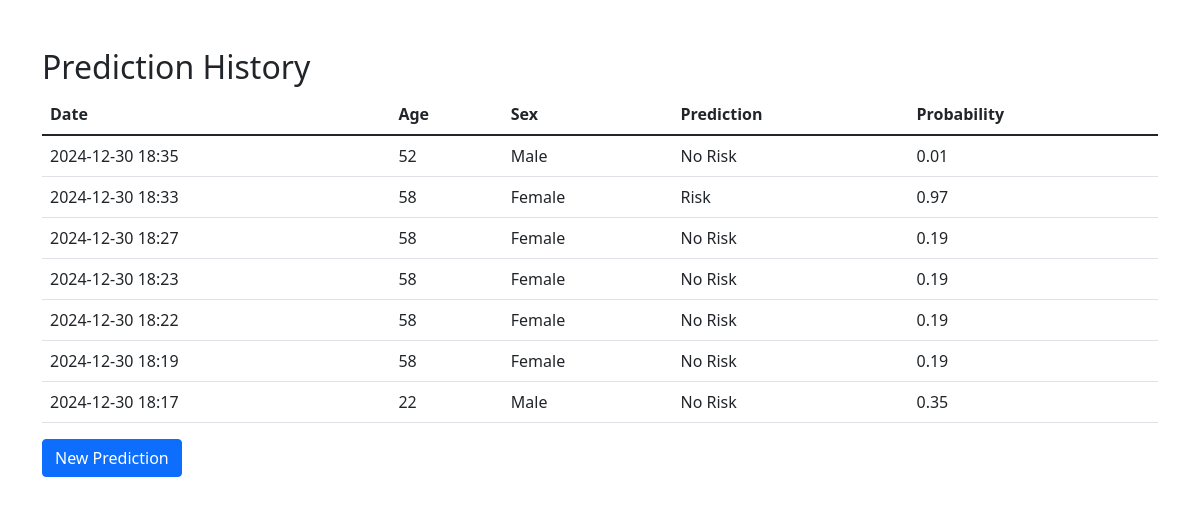
The page /predictions/ on the database its author committed.
### mainapp/models.py (models this page shows, shortened)
class HeartPrediction(models.Model):
   age = models.IntegerField()
   sex = models.IntegerField(choices=[(1, 'Male'), (0, 'Female')])
   cp = models.IntegerField(choices=[(0, 'Typical Angina'), (1, 'Atypical Angina'),
                                   (2, 'Non-anginal Pain'), (3, 'Asymptomatic')])
   trestbps = models.IntegerField()
   chol = models.IntegerField()
   fbs = models.IntegerField(choices=[(1, 'Yes'), (0, 'No')])
   restecg = models.IntegerField(choices=[(0, 'Normal'), (1, 'ST-T Wave Abnormality')])
   thalach = models.IntegerField()
   exang = models.IntegerField(choices=[(1, 'Yes'), (0, 'No')])
   oldpeak = models.FloatField()
   slope = models.IntegerField(choices=[(0, 'Upsloping'), (1, 'Flat'), (2, 'Downsloping')])
   ca = models.IntegerField(choices=[(0, '0'), (1, '1'), (2, '2'), (3, '3')])
   thal = models.IntegerField(choices=[(1, 'Normal'), (2, 'Fixed Defect'), (3, 'Reversible Defect')])
   prediction = models.BooleanField()
   probability = models.FloatField(null=True)
   created_at = models.DateTimeField(auto_now_add=True)

### mainapp/views.py (the view)
# urls.py: path('predictions/', views.prediction_list, name='prediction_list'),
def prediction_list(request):
   predictions = HeartPrediction.objects.all().order_by('-created_at')
   return render(request, 'mainapp/prediction_list.html', {'predictions': predictions})

### mainapp/templates/mainapp/prediction_list.html
{% extends 'mainapp/base.html' %}
{% block content %}
<div class="container mt-5">
   <h2>Prediction History</h2>
   <table class="table">
       <thead>
           <tr>
               <th>Date</th>
               <th>Age</th>
               <th>Sex</th>
               <th>Prediction</th>
               <th>Probability</th>
           </tr>
       </thead>
       <tbody>
           {% for pred in predictions %}
           <tr>
               <td>{{ pred.created_at|date:"Y-m-d H:i" }}</td>
               <td>{{ pred.age }}</td>
               <td>{{ pred.get_sex_display }}</td>
               <td>{% if pred.prediction %}Risk{% else %}No Risk{% endif %}</td>
               <td>{{ pred.probability|floatformat:2 }}</td>
           </tr>
           {% endfor %}
       </tbody>
   </table>
   <a href="{% url 'predict' %}" class="btn btn-primary">New Prediction</a>
</div>
{% endblock %}

### mainapp/templates/mainapp/base.html (shortened to what this page needs)
<!DOCTYPE html>
<html>
<head>
    <link href="https://cdn.jsdelivr.net/npm/bootstrap@5.1.3/dist/css/bootstrap.min.css" rel="stylesheet">
</head>
<body>
    {% block content %}
    {% endblock %}
</body>
</html>

### rows shown on the page
HeartPrediction: created_at "2024-12-30 18:35", age "52", sex "Male", prediction "No Risk", probability "0.01"
HeartPrediction: created_at "2024-12-30 18:33", age "58", sex "Female", prediction "Risk", probability "0.97"
HeartPrediction: created_at "2024-12-30 18:27", age "58", sex "Female", prediction "No Risk", probability "0.19"
HeartPrediction: created_at "2024-12-30 18:23", age "58", sex "Female", prediction "No Risk", probability "0.19"
HeartPrediction: created_at "2024-12-30 18:22", age "58", sex "Female", prediction "No Risk", probability "0.19"
HeartPrediction: created_at "2024-12-30 18:19", age "58", sex "Female", prediction "No Risk", probability "0.19"
HeartPrediction: created_at "2024-12-30 18:17", age "22", sex "Male", prediction "No Risk", probability "0.35"
